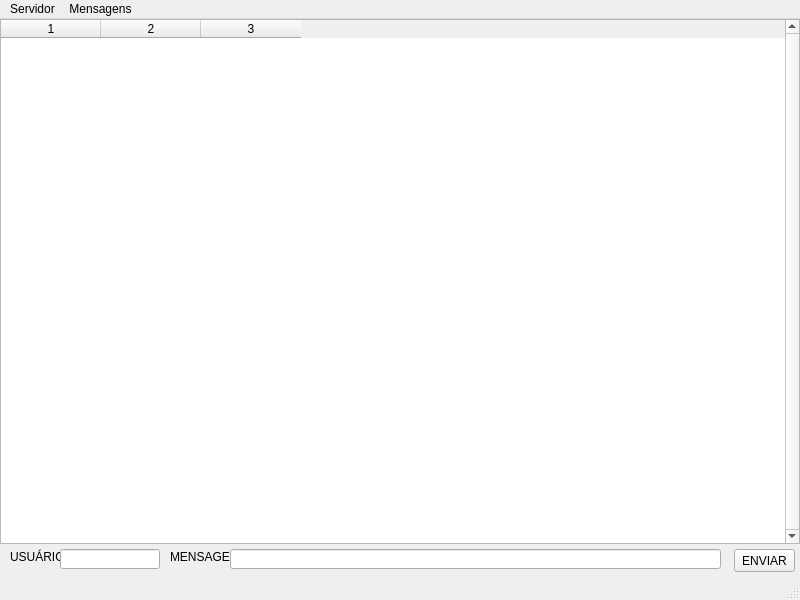
<?xml version="1.0" encoding="UTF-8"?>
<ui version="4.0">
 <class>Mensageiro2_Cliente_Main</class>
 <widget class="QMainWindow" name="Mensageiro2_Cliente_Main">
  <property name="geometry">
   <rect>
    <x>0</x>
    <y>0</y>
    <width>800</width>
    <height>600</height>
   </rect>
  </property>
  <property name="windowTitle">
   <string>Mensageiro - Trocador de mensagens via rede</string>
  </property>
  <widget class="QWidget" name="centralWidget">
   <widget class="QLabel" name="userLabel">
    <property name="geometry">
     <rect>
      <x>10</x>
      <y>530</y>
      <width>51</width>
      <height>16</height>
     </rect>
    </property>
    <property name="text">
     <string>USUÁRIO:</string>
    </property>
   </widget>
   <widget class="QLineEdit" name="userEdit">
    <property name="geometry">
     <rect>
      <x>60</x>
      <y>530</y>
      <width>100</width>
      <height>20</height>
     </rect>
    </property>
   </widget>
   <widget class="QLabel" name="msgLabel">
    <property name="geometry">
     <rect>
      <x>170</x>
      <y>530</y>
      <width>61</width>
      <height>16</height>
     </rect>
    </property>
    <property name="text">
     <string>MENSAGEM:</string>
    </property>
   </widget>
   <widget class="QLineEdit" name="msgEdit">
    <property name="geometry">
     <rect>
      <x>230</x>
      <y>530</y>
      <width>491</width>
      <height>20</height>
     </rect>
    </property>
   </widget>
   <widget class="QPushButton" name="enviarButton">
    <property name="geometry">
     <rect>
      <x>734</x>
      <y>530</y>
      <width>61</width>
      <height>23</height>
     </rect>
    </property>
    <property name="text">
     <string>ENVIAR</string>
    </property>
   </widget>
   <widget class="QTableWidget" name="msgTable">
    <property name="geometry">
     <rect>
      <x>0</x>
      <y>0</y>
      <width>800</width>
      <height>525</height>
     </rect>
    </property>
    <property name="verticalScrollBarPolicy">
     <enum>Qt::ScrollBarAlwaysOn</enum>
    </property>
    <property name="horizontalScrollBarPolicy">
     <enum>Qt::ScrollBarAlwaysOff</enum>
    </property>
    <property name="tabKeyNavigation">
     <bool>false</bool>
    </property>
    <property name="selectionMode">
     <enum>QAbstractItemView::NoSelection</enum>
    </property>
    <property name="rowCount">
     <number>0</number>
    </property>
    <property name="columnCount">
     <number>3</number>
    </property>
    <attribute name="verticalHeaderVisible">
     <bool>false</bool>
    </attribute>
    <column/>
    <column/>
    <column/>
   </widget>
  </widget>
  <widget class="QMenuBar" name="menuBar">
   <property name="geometry">
    <rect>
     <x>0</x>
     <y>0</y>
     <width>800</width>
     <height>21</height>
    </rect>
   </property>
   <widget class="QMenu" name="menuServidor">
    <property name="title">
     <string>Servidor</string>
    </property>
    <addaction name="actionConectar"/>
    <addaction name="actionDesconectar"/>
    <addaction name="separator"/>
    <addaction name="actionSair"/>
   </widget>
   <widget class="QMenu" name="menuMensagens">
    <property name="title">
     <string>Mensagens</string>
    </property>
    <addaction name="actionApagar"/>
   </widget>
   <addaction name="menuServidor"/>
   <addaction name="menuMensagens"/>
  </widget>
  <widget class="QStatusBar" name="statusBar"/>
  <action name="actionConectar">
   <property name="text">
    <string>Conectar...</string>
   </property>
  </action>
  <action name="actionDesconectar">
   <property name="text">
    <string>Desconectar</string>
   </property>
  </action>
  <action name="actionApagar">
   <property name="text">
    <string>Apagar</string>
   </property>
  </action>
  <action name="actionSair">
   <property name="text">
    <string>Sair</string>
   </property>
  </action>
 </widget>
 <layoutdefault spacing="6" margin="11"/>
 <resources/>
 <connections/>
</ui>
